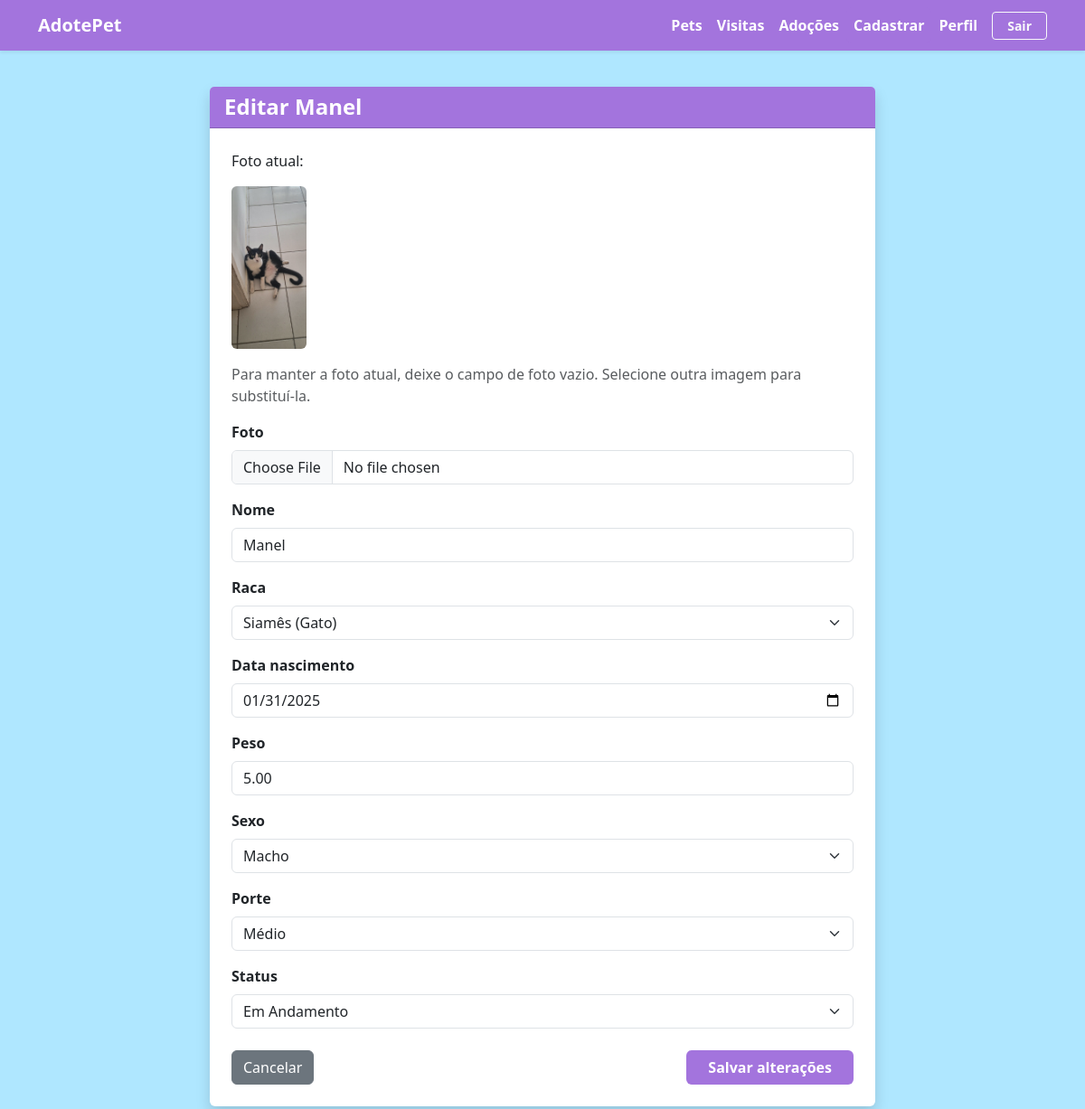
The app's page /pets/104/editar/ (signed in) with its own data.
### pets/models.py (models this page shows, shortened)
class Pet(models.Model):
    nome= models.CharField(max_length=100)
    cor = models.CharField(max_length=50)
    data_nascimento = models.DateField(null=True, blank=True)
    sexo = models.CharField(max_length=1, choices=SEXOS)
    porte = models.CharField(max_length=1, choices=PORTES)
    peso = models.DecimalField(max_digits=5,decimal_places=2, null=True, blank=True)
    status = models.CharField(max_length=1, choices=STATUS_ADOÇAO, default='D')
    raca = models.ForeignKey(Raca, on_delete=models.PROTECT, related_name="pets")
    responsavel = models.ForeignKey(settings.AUTH_USER_MODEL, on_delete=models.PROTECT, related_name="pets")
    foto = models.ImageField(upload_to='pets/', null= True, blank=True)  # Definido assim temporariamente
    class Meta:
            verbose_name= "Pet"
            verbose_name_plural= "Pets"
            ordering= ["nome"]

### pets/views.py (the view)
# urls.py: path('<int:pk>/editar/', views.editar_pet, name='editar_pet'),
@login_required(login_url='login')
@require_http_methods(['GET', 'POST'])
def editar_pet(request, pk):
    pet = _pet_do_responsavel(request, pk)
    if request.method == 'POST':
        form = PetForm(request.POST, request.FILES, instance=pet)
        if form.is_valid():
            form.save()
            messages.success(request, 'Pet atualizado com sucesso!')
            return redirect('detalhe_pet', pk=pet.pk)
        messages.error(request, 'Não foi possível atualizar o pet. Confira os campos abaixo.')
    else:
        form = PetForm(instance=pet)
    form.fields['data_nascimento'].widget.format = '%Y-%m-%d'
    return render(request, 'pets/editar_pet.html', {'form': form, 'pet': pet})

### pets/forms.py (shortened to what this page needs)
class PetForm(forms.ModelForm):
    class Meta:
        model = Pet
        fields = [
            'foto',
            'nome',
            'raca',
            'data_nascimento',
            'peso',
            'sexo',
            'porte',
            'status'
        ]
        widgets = {
            'foto': forms.FileInput(attrs={'class': 'form-control'}),
            'nome': forms.TextInput(attrs={'class': 'form-control', 'placeholder': 'Nome do pet'}),
            'raca': forms.Select(attrs={'class': 'form-select'}),
            'data_nascimento': forms.DateInput(attrs={'class': 'form-control', 'type': 'date'}),
            'peso': forms.NumberInput(attrs={'class': 'form-control', 'placeholder': 'Peso em kg', 'step': '0.1'}),
            'sexo': forms.Select(attrs={'class': 'form-select'}),
            'porte': forms.Select(attrs={'class': 'form-select'}),
            'status': forms.Select(attrs={'class': 'form-select'}),
        }
    def __init__(self, *args, **kwargs):
        super().__init__(*args, **kwargs)
        self.fields['raca'].queryset = Raca.objects.select_related('especie').order_by('especie__nome', 'nome')

### pets/models.py (called while the page is built)
    def __str__(self):
        return f"{self.nome} ({self.especie.nome})"

### pets/views.py (called while the page is built)
def _pet_do_responsavel(request, pk):
    pet = get_object_or_404(Pet, pk=pk)
    pode_alterar = request.user.is_staff or (request.user.tipo_usuario == 'R' and pet.responsavel_id == request.user.pk)
    if not pode_alterar:
        raise PermissionDenied('Somente o responsável por este pet pode alterá-lo.')
    return pet

### pets/templates/pets/editar_pet.html (shortened to what this page needs)
{% extends 'base.html' %}
{% block content %}
<div class="row justify-content-center py-3">
  <div class="col-md-8">
    <div class="card shadow border-0">
      <div class="card-header bg-custom-primary text-white">
        <h4 class="mb-0 fw-bold">Editar {{ pet.nome }}</h4>
      </div>
      <div class="card-body p-4">
        <form method="POST" enctype="multipart/form-data" novalidate>
          {% if pet.foto %}
            <p>Foto atual:</p>
            <img src="{{ pet.foto.url }}" alt="{{ pet.nome }}" class="img-fluid rounded mb-3" style="max-height: 180px;">
          {% endif %}
          <p class="text-muted">Para manter a foto atual, deixe o campo de foto vazio. Selecione outra imagem para substituí-la.</p>
          {% for field in form %}
            <div class="mb-3">
              <label for="{{ field.id_for_label }}" class="form-label fw-semibold">{{ field.label }}</label>
              {{ field }}
            </div>
          {% endfor %}
          <div class="d-flex justify-content-between mt-4">
            <a href="{% url 'detalhe_pet' pet.pk %}" class="btn btn-secondary">Cancelar</a>
            <button type="submit" class="btn btn-custom-primary px-4 fw-bold">Salvar alterações</button>
          </div>
        </form>
      </div>
    </div>
  </div>
</div>
{% endblock %}

### pets/templates/base.html (style rules this page uses)
:root { --cor-principal: #a374dd; --cor-fundo-suave: #feffff; }
body { background-color: #8bdcffae; }
.bg-custom-primary { background-color: var(--cor-principal) !important; }
.btn-custom-primary { background-color: var(--cor-principal) !important; color: #ffffff !important; border: none; }

### records on screen
Pet: nome "Manel", foto (picture), form "Manel" "Siamês (Gato)" "01/31/2025" "5.00" "Macho" "Médio" "Em Andamento"

### other values on screen
{{ field.label }} "Foto" "Nome" "Raca" "Data nascimento" "Peso" "Sexo" "Porte" "Status"
